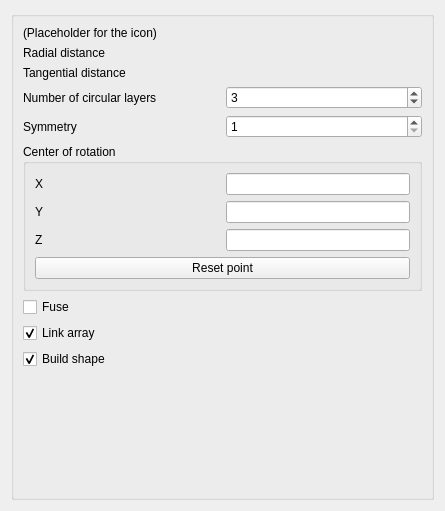
<?xml version="1.0" encoding="UTF-8"?>
<ui version="4.0">
 <class>DraftCircularArrayTaskPanel</class>
 <widget class="QWidget" name="DraftCircularArrayTaskPanel">
  <property name="geometry">
   <rect>
    <x>0</x>
    <y>0</y>
    <width>445</width>
    <height>511</height>
   </rect>
  </property>
  <property name="sizePolicy">
   <sizepolicy hsizetype="Preferred" vsizetype="Expanding">
    <horstretch>0</horstretch>
    <verstretch>0</verstretch>
   </sizepolicy>
  </property>
  <property name="minimumSize">
   <size>
    <width>250</width>
    <height>0</height>
   </size>
  </property>
  <property name="windowTitle">
   <string>Circular array</string>
  </property>
  <layout class="QGridLayout" name="gridLayout_3">
   <item row="1" column="0">
    <widget class="QGroupBox" name="main_group">
     <property name="sizePolicy">
      <sizepolicy hsizetype="Preferred" vsizetype="Minimum">
       <horstretch>0</horstretch>
       <verstretch>0</verstretch>
      </sizepolicy>
     </property>
     <property name="title">
      <string/>
     </property>
     <layout class="QGridLayout" name="gridLayout_4">
      <item row="0" column="0">
       <widget class="QLabel" name="label_icon">
        <property name="text">
         <string notr="true">(Placeholder for the icon)</string>
        </property>
       </widget>
      </item>
     <item row="1" column="0">
       <layout class="QGridLayout" name="grid_values">
        <item row="0" column="0">
         <widget class="QLabel" name="label_r_distance">
          <property name="toolTip">
           <string>Distance from one layer of objects to the next layer of objects.</string>
          </property>
          <property name="text">
           <string>Radial distance</string>
          </property>
         </widget>
        </item>
        <item row="0" column="1">
         <widget class="Gui::QuantitySpinBox" name="spinbox_r_distance">
          <property name="toolTip">
           <string>Distance from one layer of objects to the next layer of objects.</string>
          </property>
          <property name="unit" stdset="0">
           <string notr="true"/>
          </property>
          <property name="value">
           <double>200.000000000000000</double>
          </property>
         </widget>
        </item>
        <item row="1" column="0">
         <widget class="QLabel" name="label_tan_distance">
          <property name="toolTip">
           <string>Distance from one element in one ring of the array to the next element in the same ring.
It cannot be zero.</string>
          </property>
          <property name="text">
           <string>Tangential distance</string>
          </property>
         </widget>
        </item>
        <item row="1" column="1">
         <widget class="Gui::QuantitySpinBox" name="spinbox_tan_distance">
          <property name="toolTip">
           <string>Distance from one element in one ring of the array to the next element in the same ring.
It cannot be zero.</string>
          </property>
          <property name="unit" stdset="0">
           <string notr="true"/>
          </property>
          <property name="value">
           <double>100.000000000000000</double>
          </property>
         </widget>
        </item>
        <item row="2" column="0">
         <widget class="QLabel" name="label_number">
          <property name="toolTip">
           <string>Number of circular layers or rings to create, including a copy of the original object.
It must be at least 2.</string>
          </property>
          <property name="text">
           <string>Number of circular layers</string>
          </property>
         </widget>
        </item>
        <item row="2" column="1">
         <widget class="QSpinBox" name="spinbox_number">
          <property name="toolTip">
           <string>Number of circular layers or rings to create, including a copy of the original object.
It must be at least 2.</string>
          </property>
          <property name="minimum">
           <number>2</number>
          </property>
          <property name="maximum">
           <number>1000000</number>
          </property>
          <property name="value">
           <number>3</number>
          </property>
         </widget>
        </item>
        <item row="3" column="0">
         <widget class="QLabel" name="label_symmetry">
          <property name="toolTip">
           <string>The number of symmetry lines in the circular array.</string>
          </property>
          <property name="text">
           <string>Symmetry</string>
          </property>
         </widget>
        </item>
       <item row="3" column="1">
         <widget class="QSpinBox" name="spinbox_symmetry">
          <property name="toolTip">
           <string>The number of symmetry lines in the circular array.</string>
          </property>
          <property name="minimum">
           <number>1</number>
          </property>
          <property name="value">
           <number>1</number>
          </property>
         </widget>
        </item>
        </layout>
      </item>
      <item row="5" column="0">
       <widget class="QGroupBox" name="group_center">
        <property name="toolTip">
         <string>The coordinates of the point through which the axis of rotation passes.
Change the direction of the axis itself in the property editor.</string>
        </property>
        <property name="title">
         <string>Center of rotation</string>
        </property>
        <layout class="QGridLayout" name="gridLayout_2">
         <item row="0" column="0">
          <layout class="QGridLayout" name="gridLayout">
           <item row="0" column="0">
            <widget class="QLabel" name="label_c_x">
             <property name="text">
              <string>X</string>
             </property>
            </widget>
           </item>
           <item row="0" column="1">
            <widget class="Gui::InputField" name="input_c_x">
             <property name="sizePolicy">
              <sizepolicy hsizetype="Preferred" vsizetype="Fixed">
               <horstretch>0</horstretch>
               <verstretch>0</verstretch>
              </sizepolicy>
             </property>
             <property name="unit" stdset="0">
              <string notr="true"/>
             </property>
            </widget>
           </item>
          <item row="1" column="0">
            <widget class="QLabel" name="label_c_y">
             <property name="text">
              <string>Y</string>
             </property>
            </widget>
           </item>
           <item row="1" column="1">
            <widget class="Gui::InputField" name="input_c_y">
             <property name="sizePolicy">
              <sizepolicy hsizetype="Preferred" vsizetype="Fixed">
               <horstretch>0</horstretch>
               <verstretch>0</verstretch>
              </sizepolicy>
             </property>
             <property name="unit" stdset="0">
              <string notr="true"/>
             </property>
            </widget>
           </item>
           <item row="2" column="0">
            <widget class="QLabel" name="label_c_z">
             <property name="text">
              <string>Z</string>
             </property>
            </widget>
           </item>
           <item row="2" column="1">
            <widget class="Gui::InputField" name="input_c_z">
             <property name="sizePolicy">
              <sizepolicy hsizetype="Preferred" vsizetype="Fixed">
               <horstretch>0</horstretch>
               <verstretch>0</verstretch>
              </sizepolicy>
             </property>
             <property name="unit" stdset="0">
              <string notr="true"/>
             </property>
            </widget>
           </item>
           </layout>
         </item>
         <item row="1" column="0">
          <widget class="QPushButton" name="button_reset">
           <property name="toolTip">
            <string>Reset the coordinates of the center of rotation.</string>
           </property>
           <property name="text">
            <string>Reset point</string>
           </property>
          </widget>
         </item>
        </layout>
       </widget>
      </item>
      <item row="6" column="0">
       <layout class="QVBoxLayout" name="vertical_layout">
        <item>
         <widget class="QCheckBox" name="checkbox_fuse">
          <property name="toolTip">
           <string>If checked, the resulting objects in the array will be fused if they touch each other.
This only works if "Link array" is off.</string>
          </property>
          <property name="text">
           <string>Fuse</string>
          </property>
         </widget>
        </item>
        <item>
         <widget class="QCheckBox" name="checkbox_link">
          <property name="toolTip">
           <string>If checked, the resulting object will be a "Link array" instead of a regular array.
A Link array is more efficient when creating multiple copies, but it cannot be fused together.</string>
          </property>
          <property name="text">
           <string>Link array</string>
          </property>
          <property name="checked">
           <bool>true</bool>
          </property>
         </widget>
        </item>
        <item>
         <widget class="QCheckBox" name="checkbox_build_shape">
          <property name="toolTip">
           <string>Enable this option to build compound shape if 'Fuse' is disabled.
It is recommended to disable this option if you are using the array
for assembly purpose and not for further modeling, to make the
recomputation faster with complex shapes.</string>
          </property>
          <property name="text">
           <string>Build shape</string>
          </property>
          <property name="checked">
           <bool>true</bool>
          </property>
         </widget>
        </item>
       </layout>
      </item>
      <item row="9" column="0">
       <spacer name="verticalSpacer">
        <property name="orientation">
         <enum>Qt::Vertical</enum>
        </property>
        <property name="sizeHint" stdset="0">
         <size>
          <width>20</width>
          <height>40</height>
         </size>
        </property>
       </spacer>
      </item>
      </layout>
    </widget>
   </item>
  </layout>
 </widget>
 <customwidgets>
  <customwidget>
   <class>Gui::InputField</class>
   <extends>QLineEdit</extends>
   <header>Gui/InputField.h</header>
  </customwidget>
  <customwidget>
   <class>Gui::QuantitySpinBox</class>
   <extends>QWidget</extends>
   <header>Gui/QuantitySpinBox.h</header>
  </customwidget>
 </customwidgets>
 <tabstops>
  <tabstop>spinbox_r_distance</tabstop>
  <tabstop>spinbox_tan_distance</tabstop>
  <tabstop>spinbox_number</tabstop>
  <tabstop>spinbox_symmetry</tabstop>
  <tabstop>input_c_x</tabstop>
  <tabstop>input_c_y</tabstop>
  <tabstop>input_c_z</tabstop>
  <tabstop>button_reset</tabstop>
  <tabstop>checkbox_fuse</tabstop>
  <tabstop>checkbox_link</tabstop>
 </tabstops>
 <resources/>
 <connections/>
</ui>
